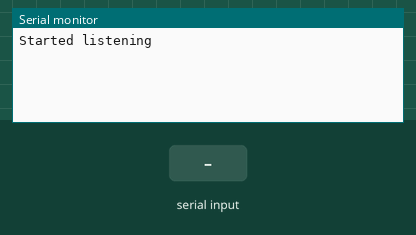
Simulated run of this sketch. Board: Arduino Uno, built with avr-gcc and run on an emulated ATmega328P. Shown: the last lines printed to the serial monitor. The inputs (shaded band) are chosen by the test bench.

Above: at 1.2 s.
1.3 s: "A\n" received over the second serial link
At 2.4 s:
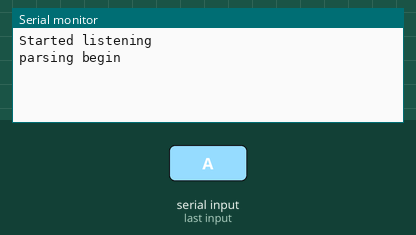
2.8 s: "90,45,200\n" received over the second serial link
At 3.5 s:
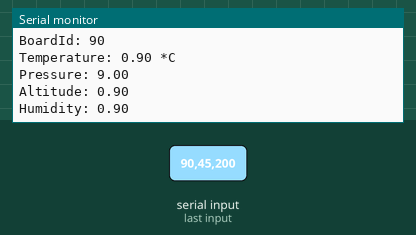

The sketch:

APC220_groundstation_UNO_4.4.ino
```cpp
/*
Wirering:
APC220 > Arduino
gnd > gnd
vcc > 5V
en > Not connected
RXD > D3
TXD > D2
AUX > Not connected
SET > Not connected
*/


#include <SoftwareSerial.h>

SoftwareSerial sendToCCP(2, 3);


char c;
String dataIn;
int8_t indexOfA, indexOfB, indexOfC, indexOfD, indexOfE;
String data1, data2, data3, data4, data5;

int incomming_Id; int id;
int incomming_T;  float T;
int incomming_P;  float P;
int incomming_A;  float A;
int incomming_H;  float H;


void setup() {
  Serial.begin(19200);
  Serial.println("Started listening");
  sendToCCP.begin(19200);
}

void loop() {

ListenToAPC220();
}


void ListenToAPC220() {
    while (sendToCCP.available() > 0) {
              c = sendToCCP.read();
                if ( c=='/n') {break;}
                 else {dataIn+=c;}
            }

    if(c=='\n') {
      ParseData();
      c=0;
      dataIn="";}


    while (Serial.available() > 0) {
           sendToCCP.write(Serial.read());
           yield();
           }
}


void ParseData(){
Serial.println("parsing begin");

String APC220str1, APC220str2, APC220str3, APC220str4, APC220str5 ;
int    APC220int1, APC220int2, APC220int3, APC220int4, APC220int5;

  indexOfA = dataIn.indexOf("A");
  indexOfB = dataIn.indexOf("B");
  indexOfC = dataIn.indexOf("C");
  indexOfD = dataIn.indexOf("D");
  indexOfE = dataIn.indexOf("E");


  APC220str1=dataIn.substring (0, indexOfA);
  APC220str2=dataIn.substring (indexOfA+1, indexOfB);
  APC220str3=dataIn.substring (indexOfB+1, indexOfC);
  APC220str4=dataIn.substring (indexOfC+1, indexOfD);
  APC220str5=dataIn.substring (indexOfD+1, indexOfE);

//concert from string to int
  incomming_Id = (APC220str1.toInt());
  incomming_T  = (APC220str2.toInt());
  incomming_P  = (APC220str3.toInt());
  incomming_A  = (APC220str4.toInt());
  incomming_H  = (APC220str5.toInt());

//convert to "float"/decimals
 id = incomming_Id;
  T = incomming_T*0.01;
  P = incomming_P*0.1;
  A = incomming_A*0.01;
  H = incomming_H*0.01;


if (id!=0) {

    Serial.println("received and corected data from ACP220");
    Serial.print("BoardId: ");
    Serial.println(id);

    Serial.print("Temperature: ");
    Serial.print(T);
    Serial.println(" *C");

    Serial.print("Pressure: ");
    Serial.println(P);
    Serial.print("Altitude: ");
    Serial.println(A);


      Serial.print("Humidity: ");
      Serial.println(H);


    Serial.println("");

    SafeValuesToLogfile();
}

//empty buffer
sendToCCP.flush();
}


void SafeValuesToLogfile(){

  // store values of id, T, P, A, H
  // before next data transmission is receaved

}
```

Measured:
- after the input at 1.3 s, the serial monitor: prints a new line at once (image 1)
- after the input at 2.8 s, the serial monitor: prints a new line at once (image 2)
